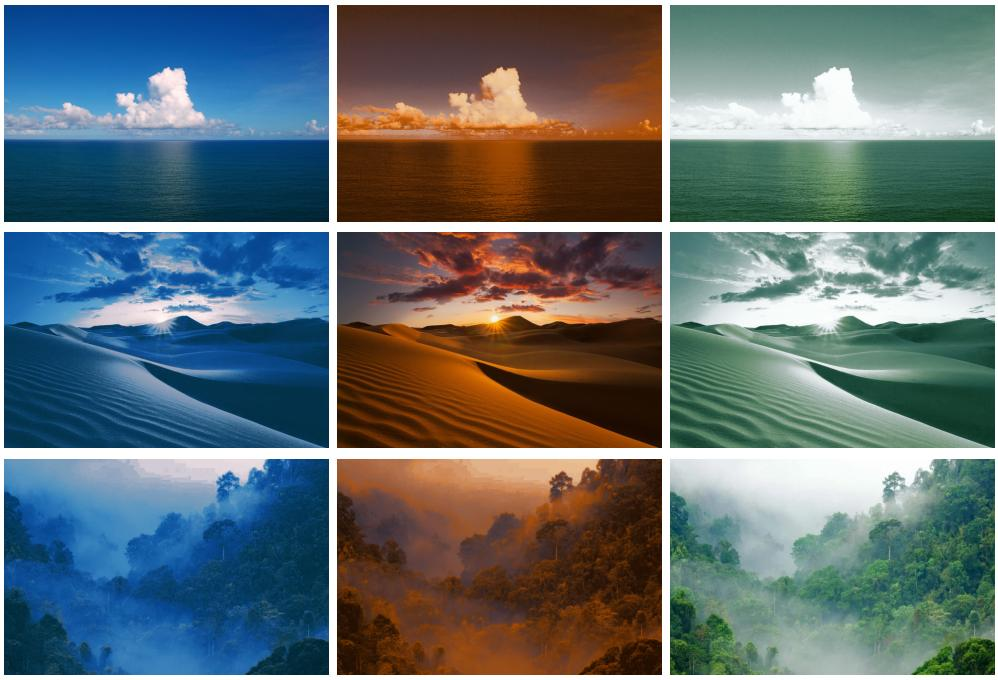

Write the Python code that produced this figure.
import numpy as np
import matplotlib.pyplot as plt
from PIL import Image
import ot

reg = 1e-2
nb = 500
rng = np.random.RandomState(42)


def im2mat(img):
    """Converts and image to matrix (one pixel per line)"""
    return img.reshape((img.shape[0] * img.shape[1], img.shape[2]))


def mat2im(X, shape):
    """Converts back a matrix to an image"""
    return X.reshape(shape)


def minmax(img):
    return np.clip(img, 0, 1)


def imread(filename):
    return plt.imread(filename).astype(np.float64) / 256


def imsave(filename, img):
    """Save an image to a file"""
    Image.fromarray((img * 256).astype(np.uint8)).save(filename)


images = [
    imread("ocean_day.jpg"),
    imread("desert.jpg"),
    imread("jungle2.webp"),
]
n_images = len(images)

values = [im2mat(image) for image in images]

# training samples
idxs = [rng.randint(v.shape[0], size=(nb,)) for v in values]

outputs = np.empty((n_images, n_images), dtype=object)
for i in range(n_images):
    outputs[i][i] = images[i]
    for j in range(n_images):
        if i == j:
            continue

        source = values[i][idxs[i], :]
        target = values[j][idxs[j], :]

        ot_sinkhorn1 = ot.da.SinkhornTransport(reg_e=reg)
        ot_sinkhorn1.fit(Xs=source, Xt=target)
        transport_1 = ot_sinkhorn1.transform(Xs=values[i])
        sink1 = minmax(mat2im(transport_1, images[i].shape))

        ot_sinkhorn2 = ot.da.SinkhornTransport(reg_e=reg)
        ot_sinkhorn2.fit(Xs=target, Xt=source)
        transport2 = ot_sinkhorn2.transform(Xs=values[j])
        sink2 = minmax(mat2im(transport2, images[j].shape))

        imsave(f"{i}{j}.jpg", sink1)
        imsave(f"{j}{i}.jpg", sink2)
        outputs[i, j] = sink1
        outputs[j, i] = sink2

_, ax_mat = plt.subplots(n_images, n_images, constrained_layout=True)
for ax, out in zip(ax_mat.flatten(), outputs.flatten()):
    ax.axis("off")
    ax.imshow(out)

plt.show()
